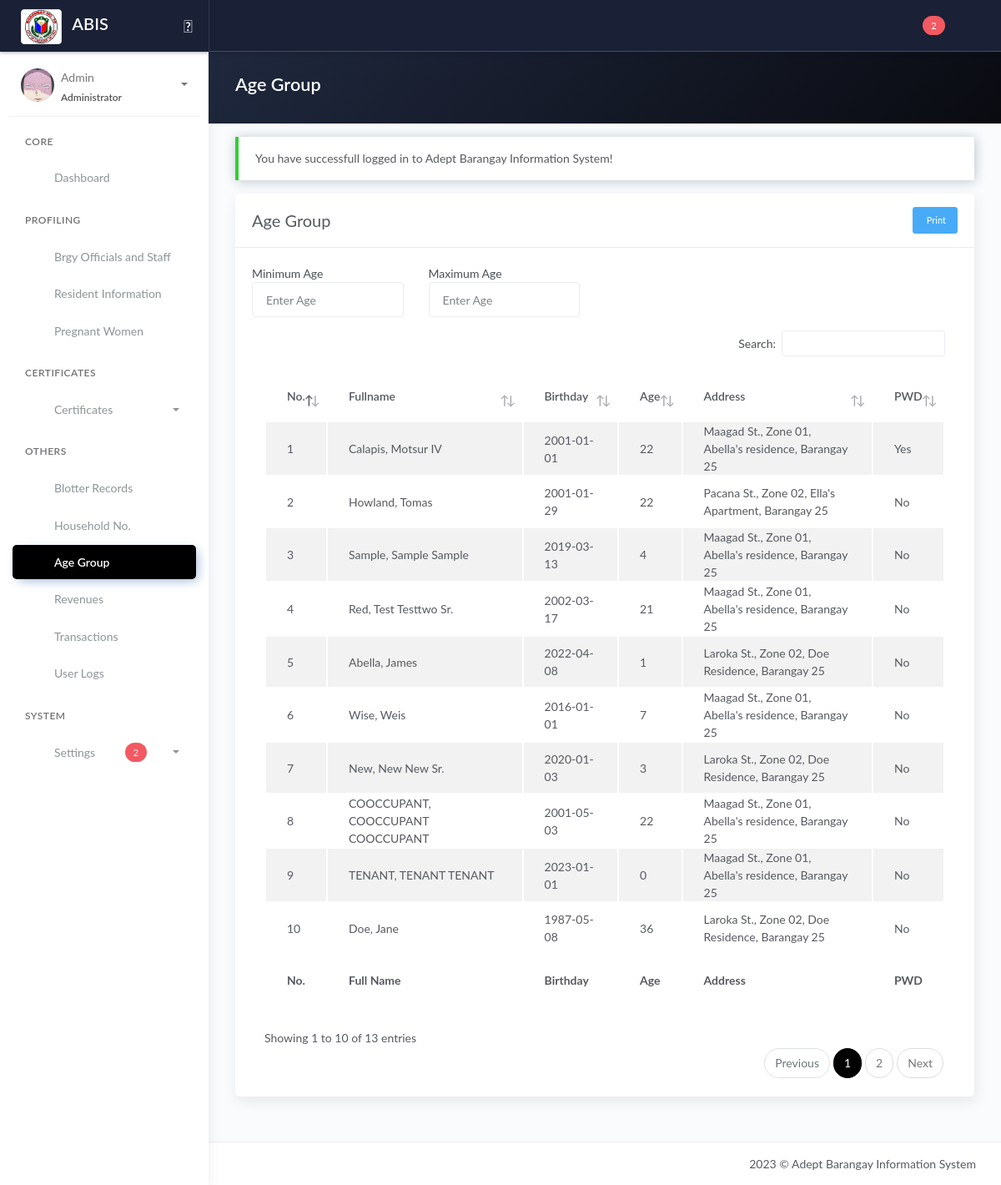
/age-group.php (signed in), run on the app's committed database.
### tables this page shows
CREATE TABLE `tblresident2` (
  `id_resident` int(11) NOT NULL,
  `national_id` varchar(100) NOT NULL,
  `region` varchar(10) NOT NULL,
  `city` varchar(100) NOT NULL,
  `province` varchar(100) NOT NULL,
  `barangay` varchar(100) NOT NULL,
  `citizenship` varchar(100) NOT NULL,
  `picture` text NOT NULL,
  `firstname` varchar(100) NOT NULL,
  `middlename` varchar(100) NOT NULL,
  `lastname` varchar(100) NOT NULL,
  `ext` varchar(10) NOT NULL,
  `alias` varchar(20) NOT NULL,
  `birthplace` varchar(100) NOT NULL,
  `birthdate` date NOT NULL,
  `sex` varchar(20) NOT NULL,
  `civilstatus` varchar(20) NOT NULL,
  `residence_type` varchar(25) NOT NULL COMMENT 'new; co-occupant; tenant',
  `id_household` int(80) NOT NULL,
  `family_head` varchar(10) NOT NULL,
  `date_of_residence` date NOT NULL,
  `vstatus` varchar(10) NOT NULL,
  `identified_as` varchar(20) NOT NULL,
  `phone` varchar(100) NOT NULL,
  `email` varchar(100) NOT NULL,
  `occupation` varchar(100) NOT NULL,
  `resident_type` int(20) NOT NULL DEFAULT 1 COMMENT '1 = Alive; 0 = Deceased',
  `id_org` varchar(100) NOT NULL,
  `pwd` varchar(5) NOT NULL,
  `indigent` varchar(5) NOT NULL,
  `remarks` text NOT NULL,
  `res_updated_at` timestamp NOT NULL DEFAULT current_timestamp() ON UPDATE current_timestamp(),
  `id_user` int(11) NOT NULL
);

CREATE TABLE `tbl_household` (
  `id_household` int(11) NOT NULL,
  `household_number` int(100) NOT NULL,
  `house_no` int(100) NOT NULL COMMENT '(2.1)',
  `id_purok` varchar(50) NOT NULL,
  `household_street_name` varchar(100) NOT NULL COMMENT '(2.2)',
  `household_address` varchar(250) NOT NULL COMMENT '(2.3)',
  `household_type` varchar(250) NOT NULL
);

CREATE TABLE `tblpurok` (
  `id_purok` int(11) NOT NULL,
  `purok_name` varchar(255) DEFAULT NULL,
  `purok_details` text DEFAULT NULL
);

CREATE TABLE `tblbrgy_info` (
  `id_brgy_info` int(11) NOT NULL,
  `province` varchar(100) DEFAULT NULL,
  `town` varchar(100) DEFAULT NULL,
  `brgy_name` varchar(50) DEFAULT NULL,
  `contact_number` varchar(50) DEFAULT NULL,
  `dashboard_text` text DEFAULT NULL,
  `image` varchar(200) DEFAULT NULL,
  `city_logo` varchar(100) DEFAULT NULL,
  `brgy_logo` varchar(100) DEFAULT NULL
);

### model/fetch_brgy_info.php (called while the page is built, shortened)
<?php
    $query = "SELECT * FROM tblbrgy_info";
    $result = $conn->query($query);
	$row = $result->fetch_assoc();
	if($row){
		$brgy 		 = $row['brgy_name'];
	}
?>

### age-group.php (the view, shortened to what this page needs)
<?php include 'server/server.php' ?>
<?php
$query = "SELECT * FROM tblresident2 WHERE resident_type=1";
$result = $conn->query($query);
$resident = array();
while ($row = $result->fetch_assoc()) {
	$resident[] = $row;
}
?>
<!DOCTYPE html>
<html lang="en">
<head>
	<?php include 'templates/header.php' ?>
	<link rel="stylesheet" href="assets/js/plugin/dataTables.dateTime.min.css">
	<link rel="stylesheet" href="assets/js/plugin/datatables/Buttons-1.6.1/css/buttons.dataTables.min.css">
</head>
<body>
	<div class="wrapper">
		<?php include 'templates/main-header.php' ?>
		<?php include 'templates/sidebar.php' ?>
		<div class="main-panel">
			<div class="content">
				<div class="panel-header bg-dark-gradient">
					<div class="page-inner">
						<div class="d-flex align-items-left align-items-md-center flex-column flex-md-row">
							<div>
								<h2 class="text-white fw-bold">Age Group</h2>
							</div>
						</div>
					</div>
				</div>
				<div class="page-inner">
					<div class="row mt--2">
						<div class="col-md-12">
							<?php if (isset($_SESSION['message'])) : ?>
								<div class="alert alert-<?php echo $_SESSION['success']; ?> <?= $_SESSION['success'] == 'danger' ? 'bg-danger text-light' : null ?>" role="alert">
									<?php echo $_SESSION['message']; ?>
								</div>
							<?php endif ?>
							<div class="card">
								<div class="card-header">
									<div class="card-head-row">
										<div class="card-title">Age Group</div>
										<div class="card-tools">
											<a href="#add" data-toggle="modal" class="btn btn-info btn-sm"><i class="fa fa-print"></i>&nbspPrint</a>
										</div>
									</div>
								</div>
								<div class="card-body">
									<div class="row mb-3 w-50">
										<div class="col">
											<label>Minimum Age</label>
											<input type="text" class="form-control" id="min" name="min" placeholder="Enter Age">
										</div>
										<div class="col">
											<label>Maximum Age</label>
											<input type="text" class="form-control" id="max" name="max" placeholder="Enter Age">
										</div>
									</div>
									<div class="table-responsive">
										<table id="agegrouptable" class="display table table-striped">
											<thead>
												<tr>
													<th scope="col">No. </th>
													<th scope="col">Fullname</th>
													<th scope="col">Birthday</th>
													<th scope="col">Age</th>
													<th scope="col">Address</th>
													<th scope="col">PWD</th>
												</tr>
											</thead>
											<tbody>
												<?php if (!empty($resident)) : ?>
													<?php $no = 1;
													foreach ($resident as $row) : ?>
														<tr>
															<td><?= $no ?></td>
															<td><?= $row['lastname'] . ', ' . $row['firstname'] . ' ' . $row['middlename'] . ' ' . $row['ext'] ?></td>
															<td><?= $row['birthdate'] ?></td>
															<?php
															$DateOfBirth = $row['birthdate'];
															$dob = new DateTime($DateOfBirth);
															$now = new DateTime();
															$diff = $now->diff($dob);
															?>
															<td><?= $diff->y; ?></td>
															<td>
																<?php
																$h_id = $row['id_household'];
																$queryHouseholdNumber = "SELECT * FROM tbl_household WHERE id_household='$h_id'";
																$resultHouseholdNumber = $conn->query($queryHouseholdNumber);
																$householdnum = $resultHouseholdNumber->fetch_assoc();
																$p_name = $householdnum['id_purok'];
																$queryPurokName = "SELECT * FROM tblpurok WHERE id_purok='$p_name'";
																$resultPurokName = $conn->query($queryPurokName);
																$pname = $resultPurokName->fetch_assoc();
																echo $householdnum['household_street_name'] . ', ' . $pname['purok_name'] . ', ' . $householdnum['household_address'] . ', ' . $brgy;
																?>
															</td>
															<td><?= $row['pwd'] ?></td>
														</tr>
													<?php $no++;
													endforeach ?>
												<?php endif ?>
											</tbody>
											<tfoot>
												<tr>
													<th scope="col">No. </th>
													<th scope="col">Full Name</th>
													<th scope="col">Birthday</th>
													<th scope="col">Age</th>
													<th scope="col">Address</th>
													<th scope="col">PWD</th>
												</tr>
											</tfoot>
										</table>
									</div>
								</div>
							</div>
						</div>
					</div>
				</div>
			</div>
			<?php include 'templates/main-footer.php' ?>
		</div>
	</div>
	<?php include 'templates/footer.php' ?>
	<link rel="stylesheet" type="text/css" href="https://cdn.datatables.net/v/bs5/jszip-2.5.0/dt-1.13.1/b-2.3.3/b-html5-2.3.3/b-print-2.3.3/datatables.min.css" />
</body>
</html>

### data on the page
tblresident2: lastname "Calapis", firstname "Motsur", ext "IV", birthdate "2001-01-01", birthdate "22", id_household.household_street_name "Maagad St.", tblpurok.purok_name "Zone 01", id_household.household_address "Abella's residence", pwd "Yes"
tblbrgy_info: brgy_name "Barangay 25"
tblresident2: lastname "Howland", firstname "Tomas", birthdate "2001-01-29", birthdate "22", id_household.household_street_name "Pacana St.", tblpurok.purok_name "Zone 02", id_household.household_address "Ella's Apartment", pwd "No"
tblresident2: lastname "Sample", firstname "Sample", middlename "Sample", birthdate "2019-03-13", birthdate "4", id_household.household_street_name "Maagad St.", tblpurok.purok_name "Zone 01", id_household.household_address "Abella's residence", pwd "No"
tblresident2: lastname "Red", firstname "Test", middlename "Testtwo", ext "Sr.", birthdate "2002-03-17", birthdate "21", id_household.household_street_name "Maagad St.", tblpurok.purok_name "Zone 01", id_household.household_address "Abella's residence", pwd "No"
tblresident2: lastname "Abella", firstname "James", birthdate "2022-04-08", birthdate "1", id_household.household_street_name "Laroka St.", tblpurok.purok_name "Zone 02", id_household.household_address "Doe Residence", pwd "No"
tblresident2: lastname "Wise", firstname "Weis", birthdate "2016-01-01", birthdate "7", id_household.household_street_name "Maagad St.", tblpurok.purok_name "Zone 01", id_household.household_address "Abella's residence", pwd "No"
tblresident2: lastname "New", firstname "New", middlename "New", ext "Sr.", birthdate "2020-01-03", birthdate "3", id_household.household_street_name "Laroka St.", tblpurok.purok_name "Zone 02", id_household.household_address "Doe Residence", pwd "No"
tblresident2: lastname "COOCCUPANT", firstname "COOCCUPANT", middlename "COOCCUPANT", birthdate "2001-05-03", birthdate "22", id_household.household_street_name "Maagad St.", tblpurok.purok_name "Zone 01", id_household.household_address "Abella's residence", pwd "No"
tblresident2: lastname "TENANT", firstname "TENANT", middlename "TENANT", birthdate "2023-01-01", birthdate "0", id_household.household_street_name "Maagad St.", tblpurok.purok_name "Zone 01", id_household.household_address "Abella's residence", pwd "No"
tblresident2: lastname "Doe", firstname "Jane", birthdate "1987-05-08", birthdate "36", id_household.household_street_name "Laroka St.", tblpurok.purok_name "Zone 02", id_household.household_address "Doe Residence", pwd "No"

### other printed values
$resultSupport "2"
$_SESSION['username'] "Admin"
$_SESSION['role'] "Administrator"
$_SESSION['message'] "You have successfull logged in to Adept Barangay Information System!"
